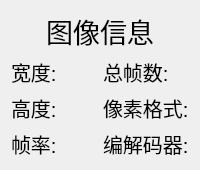
                         <widget class="QWidget" name="widget_18" native="true">
                          <property name="styleSheet">
                           <string notr="true">QWidget#widget_18{
	background-color:rgba(252, 175, 62, 96);
	border-radius: 20px;
	font-size:20px;
}
</string>
                          </property>
                          <layout class="QVBoxLayout" name="verticalLayout_29">
                           <item>
                            <widget class="QLabel" name="label_38">
                             <property name="font">
                              <font>
                               <pointsize>20</pointsize>
                              </font>
                             </property>
                             <property name="text">
                              <string>图像信息</string>
                             </property>
                             <property name="alignment">
                              <set>Qt::AlignCenter</set>
                             </property>
                            </widget>
                           </item>
                           <item>
                            <layout class="QHBoxLayout" name="horizontalLayout_30">
                             <item>
                              <widget class="QLabel" name="label_39">
                               <property name="font">
                                <font>
                                 <pointsize>15</pointsize>
                                </font>
                               </property>
                               <property name="text">
                                <string>宽度:</string>
                               </property>
                              </widget>
                             </item>
                             <item>
                              <widget class="QLabel" name="label_40">
                               <property name="font">
                                <font>
                                 <pointsize>15</pointsize>
                                </font>
                               </property>
                               <property name="text">
                                <string>总帧数:</string>
                               </property>
                              </widget>
                             </item>
                            </layout>
                           </item>
                           <item>
                            <layout class="QHBoxLayout" name="horizontalLayout_31">
                             <item>
                              <widget class="QLabel" name="label_41">
                               <property name="font">
                                <font>
                                 <pointsize>15</pointsize>
                                </font>
                               </property>
                               <property name="text">
                                <string>高度:</string>
                               </property>
                              </widget>
                             </item>
                             <item>
                              <widget class="QLabel" name="label_42">
                               <property name="font">
                                <font>
                                 <pointsize>15</pointsize>
                                </font>
                               </property>
                               <property name="text">
                                <string>像素格式:</string>
                               </property>
                              </widget>
                             </item>
                            </layout>
                           </item>
                           <item>
                            <layout class="QHBoxLayout" name="horizontalLayout_32">
                             <item>
                              <widget class="QLabel" name="label_43">
                               <property name="font">
                                <font>
                                 <pointsize>15</pointsize>
                                </font>
                               </property>
                               <property name="text">
                                <string>帧率:</string>
                               </property>
                              </widget>
                             </item>
                             <item>
                              <widget class="QLabel" name="label_44">
                               <property name="font">
                                <font>
                                 <pointsize>15</pointsize>
                                </font>
                               </property>
                               <property name="text">
                                <string>编解码器:</string>
                               </property>
                              </widget>
                             </item>
                            </layout>
                           </item>
                          </layout>
                         </widget>
